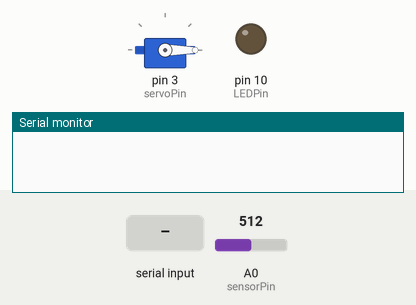
Recording of a sketch running on a simulated Arduino Uno, built with avr-gcc and run on an emulated ATmega328P. Parts: servo, output pins drawn as LEDs (lit = HIGH), the last lines printed to the serial monitor. The inputs (shaded band) are chosen by the test bench; at power-on: A0 (sensorPin) = 512.

Above: at 2.2 s.
2.3 s: "-" received over Serial
At 3.1 s:
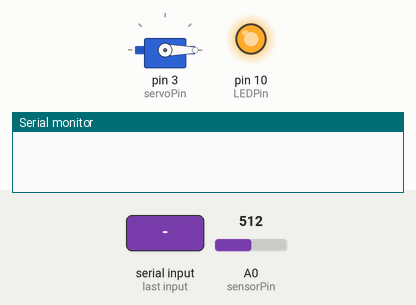
4.8 s: "+" received over Serial
At 6.0 s:
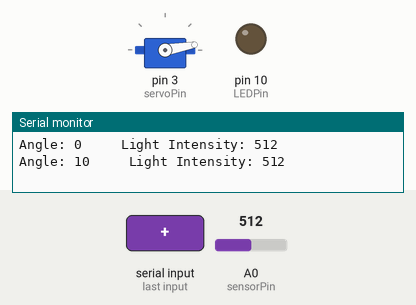
6.3 s: "+" received over Serial
At 7.3 s:
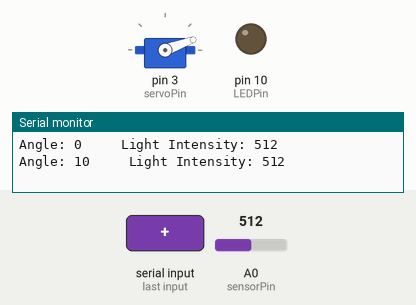
Timing chart, 0 to 9.3 s (numbered marks = the images above; inputs shaded):
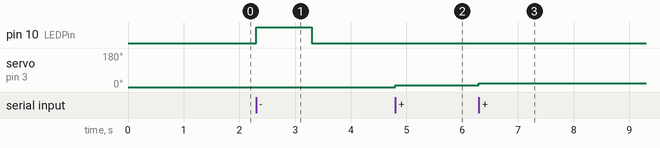

The sketch:

sketch_electromagneticWaveRadar_withServoMotor.ino
```cpp
// aggiunita della Servo library
#include <Servo.h>

// nome dei pin della scheda Arduino utilizzati dal circuito
const int sensorPin = A0;
const int servoPin = 3;
const int LEDPin = 10;

// variabili dichiarate
int lightAmount = 0; // memorizza il valore analogico dal sensore di luce
int servoAngle = 0;
int inputCommand = 0;

Servo myServo;  // crea un oggetto servo

void setup() {
  // codice di installazione, eseguito una volta:

  pinMode(LEDPin, OUTPUT);

  // avvia il monitor seriale
  Serial.begin(9600);

  myServo.attach(servoPin);   // collega il servo sul pin 3 all'oggetto servo
  myServo.write(servoAngle);  // sposta il servo nella posizione iniziale
  delay(1000);

}

void loop() {
  // codice principale, eseguito ripetutamente:

  // controlla se ci sono dati nel buffer seriale
  if (Serial.available() > 0) {
    // legge il primo byte e cancella dal buffer
    inputCommand = Serial.read();

    switch (inputCommand){
      case '+':
      // aumenta l'angolo del servo di 10 gradi
      servoAngle = servoAngle + 10;
      // assicurarsi che l'angolo sia entro i limiti di 180 gradi del servo, altrimenti fai lampeggiare il LED blu come indicatore del limite
      if (servoAngle >= 180) {
        servoAngle = 180;
        digitalWrite(LEDPin, HIGH);
        delay(1000);
        digitalWrite(LEDPin, LOW);
      }
      break;
      case '-':
      // diminuisce l'angolo del servo di 10 gradi
      servoAngle = servoAngle - 10;
      // assicurarsi che l'angolo sia entro il limite minimo di 0 gradi del servo, altrimenti fai lampeggiare il LED blu come indicatore del limite
      if (servoAngle <= 0) {
        servoAngle = 0;
        digitalWrite(LEDPin, HIGH);
        delay(1000);
        digitalWrite(LEDPin, LOW);
      }
      break;
      // la variabile deve rimanere sempre all'interno dell'intervallo del servo (0-180 gradi)
    }

    // sposta il servo nell'angolo corretto
    myServo.write(servoAngle);
    delay(1000);

    // legge il sensore di luce e memorizza la misura in una variabile
    lightAmount = analogRead(sensorPin);

    Serial.print("Angle: ");
    Serial.print(servoAngle);
    Serial.print("     Light Intensity: ");
    Serial.println(lightAmount);
  }
}
```

Measured:
- after the input at 2.3 s, pin 10 (LEDPin): LOW → HIGH at once, → LOW 1.0 s later
- after the input at 4.8 s, servo on pin 3 (servoPin): 0° → 10° at once
- after the input at 6.3 s, servo on pin 3 (servoPin): 10° → 20° at once
